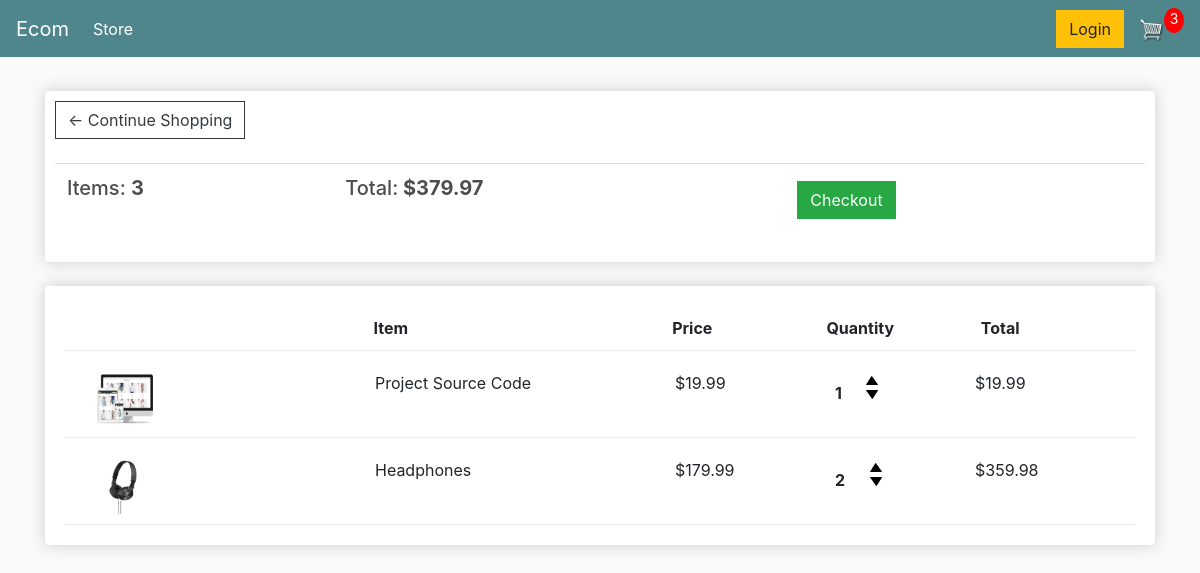
The app's page /cart/ (signed in) with its own data.
### store/models.py (models this page shows, shortened)
class Order(models.Model):
    customer = models.ForeignKey(Customer, on_delete=models.SET_NULL, blank=True, null=True)
    date_order = models.DateTimeField(auto_now_add=True)
    complete = models.BooleanField(default=False, null=True, blank=True)
    transaction_id = models.CharField(max_length=200, null=True)
    @property
    def get_cart_total(self):
        orderitems = self.orderitem_set.all()
        return sum([item.get_total for item in orderitems])
    @property
    def get_cart_items(self):
        orderitems = self.orderitem_set.all()
        return sum([item.quantity for item in orderitems])

class OrderItem(models.Model):
    product = models.ForeignKey(Product, on_delete=models.SET_NULL, blank=True, null=True)
    order = models.ForeignKey(Order, on_delete=models.SET_NULL, blank=True, null=True)
    quantity = models.IntegerField(default=0, null=True, blank=True)
    date_added = models.DateTimeField(auto_now_add=True)
    @property
    def get_total(self):
        return self.quantity * self.product.price

class Product(models.Model):
    name = models.CharField(max_length=200, null=True)
    price = models.DecimalField(max_digits=5, decimal_places=2)
    digital = models.BooleanField(default=False, null=True, blank=True)
    image = models.ImageField(null=True, blank=True)
    @property
    def imageURL(self):
        try:
            url = self.image.url
        except:
            url = ''
        return url

### store/views.py (the view)
# urls.py: path('cart/', views.cart, name="cart"),
def cart(request):
     data = cartData(request)
     cartItems = data['cartItems']
     order = data['order']
     items = data['items']
     context = {'items': items, 'order': order, 'cartItems': cartItems, 'shipping': False}
     return render(request, 'store/cart.html', context)

### store/utils.py (called while the page is built)
def cartData(request):
    if request.user.is_authenticated:
        customer = request.user.customer
        order, created = Order.objects.get_or_create(customer=customer, complete=False)
        items = order.orderitem_set.all()
        cartItems = order.get_cart_items
    else:
        cookieData = cookieCart(request)
        cartItems = cookieData['cartItems']
        order = cookieData['order']
        items = cookieData['items']
    return {'cartItems': cartItems, 'order':order, 'items': items}

### store/templates/store/cart.html (shortened to what this page needs)
{% extends 'store/main.html' %}
{% load static %}
{% block content %}
    <div class="row">
        <div class="col-lg-12">
            <div class="box-element">
                <a  class="btn btn-outline-dark" href="{% url 'store' %}">&#x2190; Continue Shopping</a>
                <br>
                <br>
                <table class="table">
                    <tr>
                        <th><h5>Items: <strong>{{order.get_cart_items}}</strong></h5></th>
                        <th><h5>Total:<strong> ${{order.get_cart_total|floatformat:2}}</strong></h5></th>
                        <th>
                            <a  style="margin:5px;" class="btn btn-success" href="{% url 'checkout' %}">Checkout</a>
                        </th>
                    </tr>
                </table>
            </div>
            <br>
            <div class="box-element hide-on-sm">
                <div class="cart-row">
                    <div style="flex:2"></div>
                    <div style="flex:2; margin-left: 10px;"><strong>Item</strong></div>
                    <div style="flex:1; margin-left: 10px;"><strong>Price</strong></div>
                    <div style="flex:1; margin-left: 10px;"><strong>Quantity</strong></div>
                    <div style="flex:1; margin-left: 10px;"><strong>Total</strong></div>
                </div>
                {% for item in items %}
                <div class="cart-row">
                    <div style="flex:2"><img class="row-image" src={{item.product.imageURL}}></div>
                    <div style="flex:2"><p>{{item.product.name}}</p></div>
                    <div style="flex:1"><p>${{item.product.price|floatformat:2}}</p></div>
                    <div style="flex:1">
                        <p class="quantity">{{item.quantity}}</p>
                        <div class="quantity">
                            <img data-product={{item.product.id}} data-action="add"
                            class="chg-quantity update-cart" src="{% static  'images/arrow-up.png' %}">
                            <img data-product={{item.product.id}} data-action="remove"
                            class="chg-quantity update-cart" src="{% static  'images/arrow-down.png' %}">
                        </div>
                    </div>
                    <div style="flex:1"><p>${{item.get_total}}</p></div>
                </div>
                {% endfor %}
            </div>
        </div>
    </div>
{% endblock content %}

### static/css/main.css (style rules this page uses)
body { background-color: hsl(0, 0%, 98%); }
h1,h2,h3,h4,h5,h6 { color:hsl(0, 0%, 30%); }
@media screen and (min-width: 401px) { .hide-on-sm { display: block; } }
.box-element { box-shadow:hsl(0, 0%, 80%) 0 0 16px; background-color: #fff; border-radius: 4px; padding: 10px; }
.col-lg-4, .col-lg-6, .col-lg-8, .col-lg-12 { margin-top: 10px; }
.btn { border-radius: 0; }
.row-image { width: 100px; }
.cart-row { display: flex; align-items: flex-stretch; padding: 10px; margin: 10px; border-bottom: 1px solid #ececec; }
.quantity { display: inline-block; font-weight: 700; padding-right:10px; padding-left:10px; }
.chg-quantity { width: 12px; cursor: pointer; display: block; margin-top: 5px; transition:.1s; }

### records on screen
Order: get_cart_items "3", get_cart_total "379.97"
OrderItem: product.imageURL (picture), product.name "Project Source Code", product.price "19.99", quantity "1", get_total "19.99"
OrderItem: product.imageURL (picture), product.name "Headphones", product.price "179.99", quantity "2", get_total "359.98"

### other values on screen
{{ cartItems }} "3"
